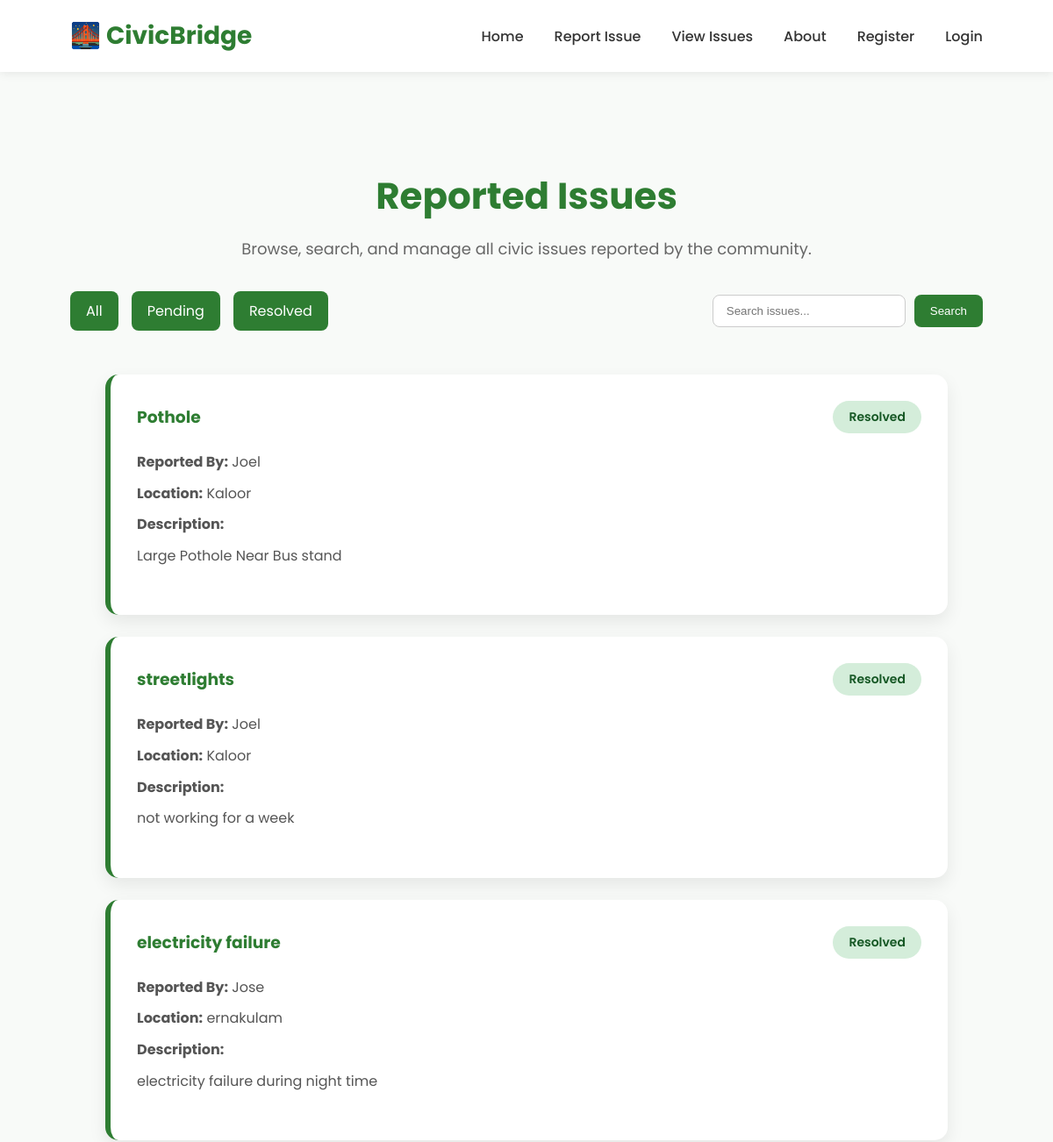
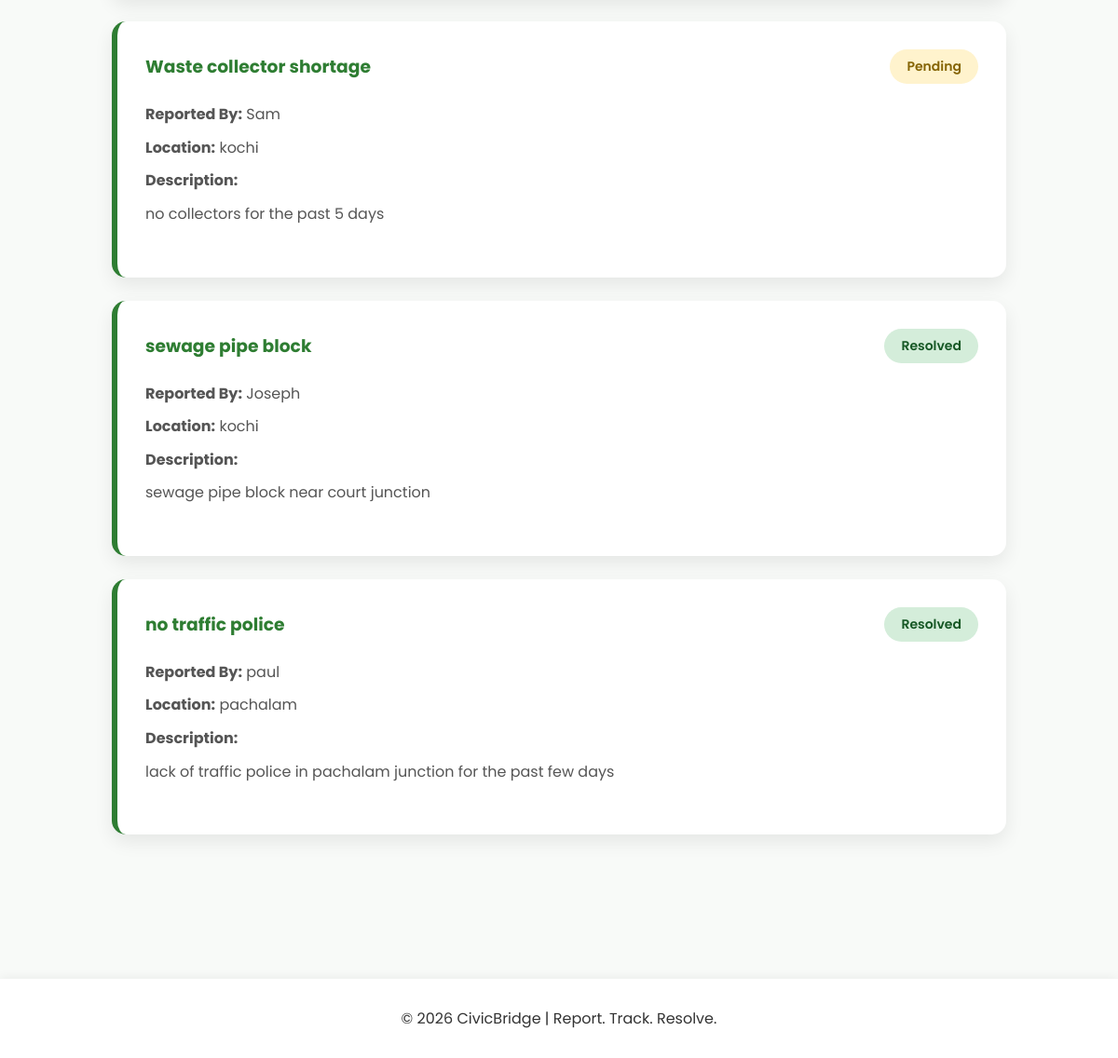
Page /issues on the committed database (2 pictures, top to bottom).
### tables this page shows
CREATE TABLE reports (
    id INTEGER PRIMARY KEY AUTOINCREMENT,
    name TEXT,
    location TEXT,
    title TEXT,
    description TEXT
, status TEXT, username TEXT);

### app/app.py (the view)
@app.route("/issues")
def issues():
    conn = sqlite3.connect("civicbridge.db")
    cursor=conn.cursor()
    status=request.args.get("status")
    search=request.args.get("search")
    if search:
        cursor.execute(
            "SELECT * FROM reports WHERE title LIKE ?",
            (f"%{search}%",)
        )
    elif status:
        cursor.execute(
            "SELECT * FROM reports WHERE status=?",
            (status,)
        )
    else:
        cursor.execute("SELECT * from reports")
    reports=cursor.fetchall()
    conn.close()
    return render_template("issues.html", reports=reports)

### app/templates/issues.html (shortened to what this page needs)
{% extends "base.html" %}
{% block content %}
<section class="issues-header">
    <h1>Reported Issues</h1>
    <p>
        Browse, search, and manage all civic issues reported by the community.
    </p>
    <div class="filter-bar">
        <div class="filter-links">
            <a href="/issues">All</a>
            <a href="/issues?status=Pending">Pending</a>
            <a href="/issues?status=Resolved">Resolved</a>
        </div>
        <form method="get" action="/issues" class="search-form">
            <input
                type="text"
                name="search"
                placeholder="Search issues..."
                value="{{ request.args.get('search', '') }}"
            >
            <button type="submit">
                Search
            </button>
        </form>
    </div>
</section>
<div class="issues-container">
{% if reports %}
    {% for report in reports %}
    <div class="issue-card">
        <div class="issue-top">
            <h3>{{ report[3] }}</h3>
            {% if report[5] == "Resolved" %}
                <span class="status resolved">
                    Resolved
                </span>
            {% else %}
                <span class="status pending">
                    Pending
                </span>
            {% endif %}
        </div>
        <p><strong>Reported By:</strong> {{ report[1] }}</p>
        <p><strong>Location:</strong> {{ report[2] }}</p>
        <p><strong>Description:</strong></p>
        <p>{{ report[4] }}</p>
    </div>
    {% endfor %}
{% endif %}
</div>
{% endblock %}

### app/static/style.css (style rules this page uses)
* { margin:0; padding:0; box-sizing:border-box; }
body { font-family:'Poppins',sans-serif; background:#f8faf8; color:#333; }
.status { display:inline-block; padding:8px 18px; border-radius:30px; font-size:14px; font-weight:600; }
.pending { background:#fff3cd; color:#856404; }
.resolved { background:#d4edda; color:#155724; }
.issues-header { padding:60px 0 30px; text-align:center; }
.issues-header h1 { font-size:42px; color:#2e7d32; margin-bottom:15px; }
.issues-header p { color:#666; font-size:18px; margin-bottom:35px; }
.filter-bar { display:flex; justify-content:space-between; align-items:center; flex-wrap:wrap; gap:20px; }
.filter-links { display:flex; gap:15px; }
.filter-links a { text-decoration:none; background:#2e7d32; color:white; padding:10px 18px; border-radius:8px; transition:0.3s; }
.search-form { display:flex; gap:10px; }
.search-form input { padding:10px 15px; border:1px solid #ccc; border-radius:8px; width:220px; }
.search-form button { background:#2e7d32; color:white; border:none; padding:10px 18px; border-radius:8px; cursor:pointer; transition:0.3s; }
.issue-card { background:white; padding:30px; border-radius:15px; border-left:6px solid #2e7d32; box-shadow:0 8px 20px rgba(0,0,0,0.08); margin-bottom:25px; transition:0.3s; }
.issue-top { display:flex; justify-content:space-between; align-items:center; margin-bottom:20px; }
.issue-top h3 { color:#2e7d32; margin:0; }
.issue-card p { color:#555; margin:10px 0; line-height:1.6; }
.issues-container { max-width:1000px; margin:0 auto; padding:20px; }

### rows in the picture
reports: title "Pothole", status "Resolved", name "Joel", location "Kaloor", description "Large Pothole Near Bus stand"
reports: title "streetlights", status "Resolved", name "Joel", location "Kaloor", description "not working for a week"
reports: title "electricity failure", status "Resolved", name "Jose", location "ernakulam", description "electricity failure during night time"
reports: title "Waste collector shortage", status "Pending", name "Sam", location "kochi", description "no collectors for the past 5 days"
reports: title "sewage pipe block", status "Resolved", name "Joseph", location "kochi", description "sewage pipe block near court junction"
reports: title "no traffic police", status "Resolved", name "paul", location "pachalam", description "lack of traffic police in pachalam junction for the past few days"
